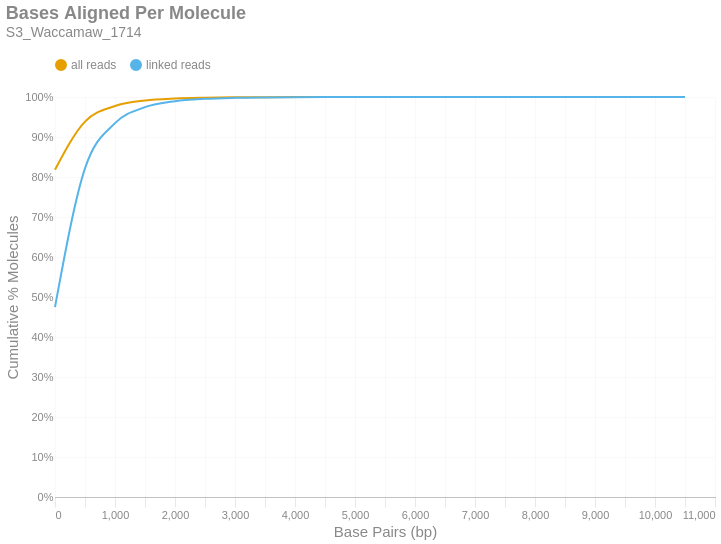

Write notebook code for a chart like this one.
### Markdown cell above
### Bases Aligned Per Molecule
This is a cumulative frequency distribution showing the number of base pairs aligned per unique molecule. These data are shown in 500 bp bins. There are two distributions: one with `all reads` (yellow) and another with only `linked reads` (blue). The percent of molecules in the `linked reads` distribution is relative to the total number of linked molecules.

### Code cell
if SKIPLR:
    print_html(f"Skipped")
else:
    binned_df = consolidated_hist(valids['aligned_bp'], mask, 500, True)
    with SafeRender(binned_df):
        (
            density_plot(binned_df, 'Bases Aligned Per Molecule', samplename, 'basesper')
            .encode(
                x=alt.X('bin:Q', title="Base Pairs (bp)").axis(tickMinStep=500).scale(padding=0),
                y=alt.Y('value:Q', title='Cumulative % Molecules')
                    .axis(format='%')
                    .scale(domain = [0,1])
                    .stack(False),
                color=alt.Color("key:N").scale(domain = ["all reads", "linked reads"]),
                tooltip = [
                    alt.Tooltip("key:N", title = "Data Type"),
                    alt.Tooltip("range_label:N", title="Bases Aligned Per Molecule"),
                    alt.Tooltip("value:Q", format = ".2%", title="% Molecules (Cum.)")
                ]
            )
        ).display()

### Figure 1 — Vega-Lite specification as saved in the notebook (floating-point values rounded to 4 significant figures)
{"width": "container", "height": 400, "config": {"title": {"anchor": "start", "dy": -15, "fontSize": 18, "color": "#888888", "subtitleColor": "#888888", "subtitleFontSize": 14}, "arc": {"fill": "#0072B2"}, "axis": {"domainColor": "#888888", "domainWidth": 0.5, "gridWidth": 0.2, "grid": false, "titleFontWeight": 400, "titleFontSize": 15, "labelFontSize": 11, "labelColor": "#888888", "tickColor": "#888888", "tickWidth": 0.2, "titleColor": "#888888"}, "axisBand": {"grid": false}, "axisX": {"grid": true, "tickSize": 10, "domainCap": "round"}, "axisY": {"domain": false, "grid": true, "tickSize": 0, "domainCap": "round"}, "background": "transparent", "header": {"labelFontSize": 15, "labelColor": "#888888", "titleFontSize": 15, "titleFontWeight": 600, "titleColor": "#888888"}, "legend": {"labelFont": "sans-serif", "labelFontSize": 12, "labelColor": "#888888", "symbolSize": 100, "symbolType": "circle", "titleFontSize": 12, "titlePadding": 10, "titleColor": "#888888", "title": null, "orient": "top"}, "range": {"category": ["#E69F00", "#56B4E9", "#009E73", "#F0E442", "#0072B2", "#D55E00", "#CC79A7", "#000000"], "diverging": ["#cfe8f3", "#a2d4ec", "#73bfe2", "#46abdb", "#1696d2", "#12719e"]}, "area": {"fill": "#0072B2", "fillOpacity": 0.7, "line": true, "strokeOpacity": 0.7}, "line": {"color": "#0072B2", "stroke": "#0072B2", "strokeWidth": 2}, "trail": {"color": "#0072B2", "stroke": "#0072B2", "strokeWidth": 0, "size": 1}, "point": {"filled": true, "fillOpacity": 1.0, "size": 95}, "text": {"color": "#888888", "fontSize": 11, "align": "right", "fontWeight": 400, "size": 11}, "bar": {"fill": "#0072B2", "stroke": null}, "view": {"stroke": null, "continuousWidth": 660, "continuousHeight": 400}}, "data": {"name": "data-ff5b9a9af86d3fe437e8c0ed799c2016"}, "mark": {"type": "line", "interpolate": "monotone", "point": {"opacity": 0, "size": 275}}, "encoding": {"color": {"field": "key", "scale": {"domain": ["all reads", "linked reads"]}, "type": "nominal"}, "tooltip": [{"field": "key", "title": "Data Type", "type": "nominal"}, {"field": "range_label", "title": "Bases Aligned Per Molecule", "type": "nominal"}, {"field": "value", "format": ".2%", "title": "% Molecules (Cum.)", "type": "quantitative"}], "x": {"axis": {"tickMinStep": 500}, "field": "bin", "scale": {"padding": 0}, "title": "Base Pairs (bp)", "type": "quantitative"}, "y": {"axis": {"format": "%"}, "field": "value", "scale": {"domain": [0, 1]}, "stack": false, "title": "Cumulative % Molecules", "type": "quantitative"}}, "params": [{"name": "param_c36ac31b6afebe62", "select": {"type": "point", "fields": ["key"]}, "bind": "legend"}], "title": {"text": "Bases Aligned Per Molecule", "subtitle": "S3_Waccamaw_1714"}, "transform": [{"fold": ["all reads (cumsum)", "linked reads (cumsum)"]}, {"calculate": "replace(datum.key, ' (cumsum)', '')", "as": "key"}, {"filter": {"param": "param_c36ac31b6afebe62"}}], "usermeta": {"embedOptions": {"downloadFileName": "S3_Waccamaw_1714.basesper"}}, "$schema": "https://vega.github.io/schema/vega-lite/v6.1.0.json", "datasets": {"data-ff5b9a9af86d3fe437e8c0ed799c2016": [{"bin": "0.0", "interval": "0.0-500.0", "all reads": 0.8183, "linked reads": 0.4749, "all reads (cumsum)": 0.8183, "linked reads (cumsum)": 0.4749, "range_label": "0-499"}, {"bin": "500.0", "interval": "500.0-1000.0", "all reads": 0.1201, "linked reads": 0.3466, "all reads (cumsum)": 0.9384, "linked reads (cumsum)": 0.8215, "range_label": "500-999"}, {"bin": "1000.0", "interval": "1000.0-1500.0", "all reads": 0.03905, "linked reads": 0.1131, "all reads (cumsum)": 0.9774, "linked reads (cumsum)": 0.9346, "range_label": "1000-1499"}, {"bin": "1500.0", "interval": "1500.0-2000.0", "all reads": 0.01379, "linked reads": 0.03996, "all reads (cumsum)": 0.9912, "linked reads (cumsum)": 0.9746, "range_label": "1500-1999"}, {"bin": "2000.0", "interval": "2000.0-2500.0", "all reads": 0.005139, "linked reads": 0.01489, "all reads (cumsum)": 0.9964, "linked reads (cumsum)": 0.9895, "range_label": "2000-2499"}, {"bin": "2500.0", "interval": "2500.0-3000.0", "all reads": 0.00204, "linked reads": 0.005908, "all reads (cumsum)": 0.9984, "linked reads (cumsum)": 0.9954, "range_label": "2500-2999"}, {"bin": "3000.0", "interval": "3000.0-3500.0", "all reads": 0.0008716, "linked reads": 0.002525, "all reads (cumsum)": 0.9993, "linked reads (cumsum)": 0.9979, "range_label": "3000-3499"}, {"bin": "3500.0", "interval": "3500.0-4000.0", "all reads": 0.0003784, "linked reads": 0.001096, "all reads (cumsum)": 0.9997, "linked reads (cumsum)": 0.999, "range_label": "3500-3999"}, {"bin": "4000.0", "interval": "4000.0-4500.0", "all reads": 0.0001809, "linked reads": 0.000524, "all reads (cumsum)": 0.9998, "linked reads (cumsum)": 0.9995, "range_label": "4000-4499"}, {"bin": "4500.0", "interval": "4500.0-5000.0", "all reads": 8.77e-05, "linked reads": 0.0002541, "all reads (cumsum)": 0.9999, "linked reads (cumsum)": 0.9998, "range_label": "4500-4999"}, {"bin": "5000.0", "interval": "5000.0-5500.0", "all reads": 3.898e-05, "linked reads": 0.0001129, "all reads (cumsum)": 1.0, "linked reads (cumsum)": 0.9999, "range_label": "5000-5499"}, {"bin": "5500.0", "interval": "5500.0-6000.0", "all reads": 1.669e-05, "linked reads": 4.834e-05, "all reads (cumsum)": 1.0, "linked reads (cumsum)": 0.9999, "range_label": "5500-5999"}, {"bin": "6000.0", "interval": "6000.0-6500.0", "all reads": 1.135e-05, "linked reads": 3.287e-05, "all reads (cumsum)": 1.0, "linked reads (cumsum)": 1.0, "range_label": "6000-6499"}, {"bin": "6500.0", "interval": "6500.0-7000.0", "all reads": 5.34e-06, "linked reads": 1.547e-05, "all reads (cumsum)": 1.0, "linked reads (cumsum)": 1.0, "range_label": "6500-6999"}, {"bin": "7000.0", "interval": "7000.0-7500.0", "all reads": 1.602e-06, "linked reads": 4.64e-06, "all reads (cumsum)": 1.0, "linked reads (cumsum)": 1.0, "range_label": "7000-7499"}, {"bin": "7500.0", "interval": "7500.0-8000.0", "all reads": 8.009e-07, "linked reads": 2.32e-06, "all reads (cumsum)": 1.0, "linked reads (cumsum)": 1.0, "range_label": "7500-7999"}, {"bin": "8000.0", "interval": "8000.0-8500.0", "all reads": 1.068e-06, "linked reads": 3.094e-06, "all reads (cumsum)": 1.0, "linked reads (cumsum)": 1.0, "range_label": "8000-8499"}, {"bin": "8500.0", "interval": "8500.0-9000.0", "all reads": 2.67e-07, "linked reads": 7.734e-07, "all reads (cumsum)": 1.0, "linked reads (cumsum)": 1.0, "range_label": "8500-8999"}, {"bin": "9000.0", "interval": "9000.0-9500.0", "all reads": 0.0, "linked reads": 0.0, "all reads (cumsum)": 1.0, "linked reads (cumsum)": 1.0, "range_label": "9000-9499"}, {"bin": "9500.0", "interval": "9500.0-10000.0", "all reads": 4.005e-07, "linked reads": 1.16e-06, "all reads (cumsum)": 1.0, "linked reads (cumsum)": 1.0, "range_label": "9500-9999"}, {"bin": "10000.0", "interval": "10000.0-10500.0", "all reads": 1.335e-07, "linked reads": 3.867e-07, "all reads (cumsum)": 1.0, "linked reads (cumsum)": 1.0, "range_label": "10000-10499"}, {"bin": "10500.0", "interval": "10500.0-11000.0", "all reads": 1.335e-07, "linked reads": 3.867e-07, "all reads (cumsum)": 1.0, "linked reads (cumsum)": 1.0, "range_label": "10500-10999"}]}}
